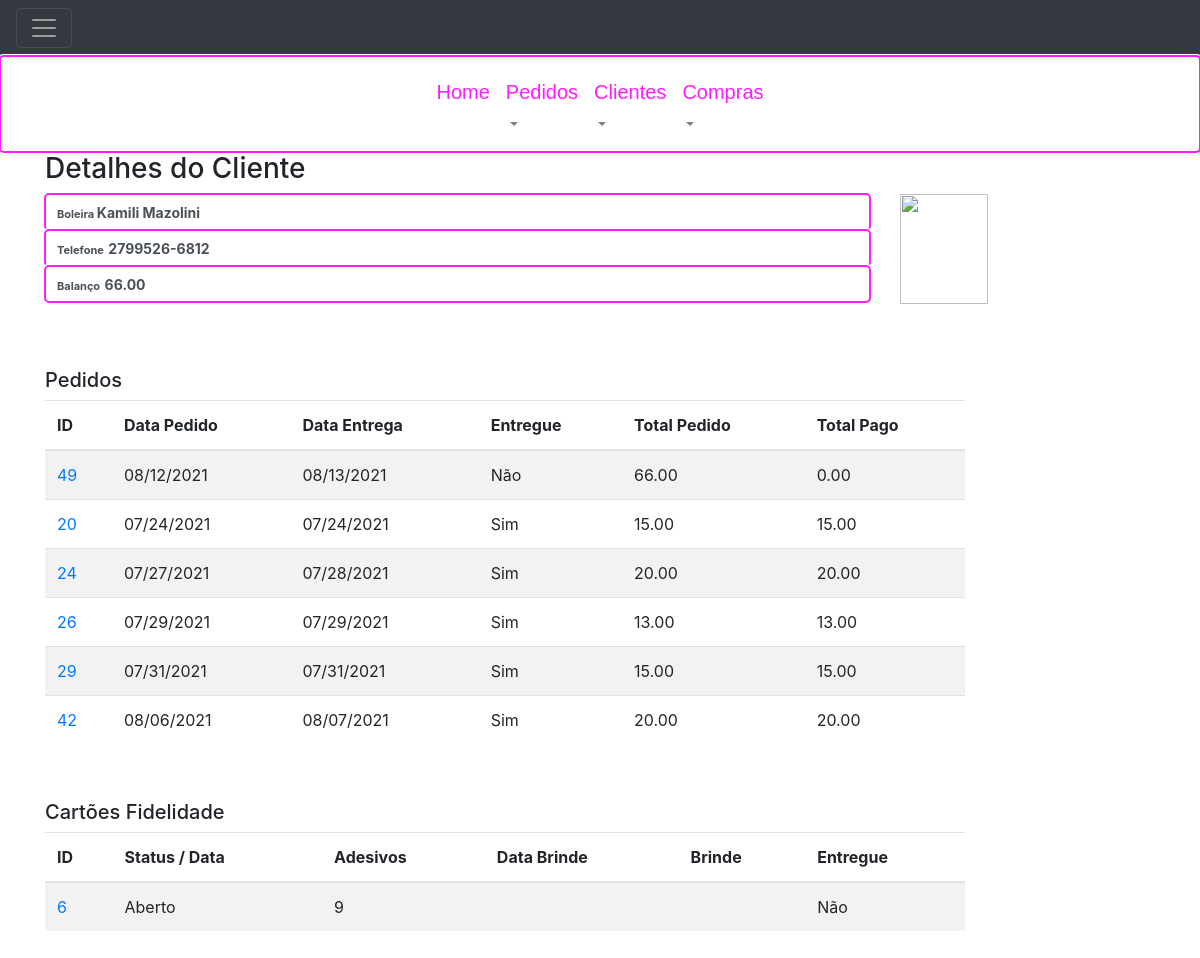
Page /clients/15/detail/ (signed in) on the committed database.
### order_control/models.py (models this page shows, shortened)
class Client (models.Model):
    createAt = models.DateTimeField(auto_now_add=True)
    name = models.CharField(max_length=255, verbose_name='Nome do Cliente')
    phone = models.CharField(max_length=15, null=True, blank=True, verbose_name='Telefone')
    picture = models.FileField(upload_to='clients/', null=True, blank=True, verbose_name='Foto de Perfil')
    balance = models.DecimalField(max_digits=8, decimal_places=2, default=0.0, verbose_name='Balanço')
    cakeMaker = models.BooleanField(default=False, verbose_name='Boleira')

class Order(models.Model):
    createdAt = models.DateTimeField(auto_now_add=True)
    deliveryAt = models.DateTimeField(null=True, blank=True, verbose_name="Entregar em")
    delivered = models.BooleanField(default=False, verbose_name="Entregue")
    description = models.TextField(max_length=255, null=True, blank=True)
    downPayment = models.DecimalField(max_digits=8, decimal_places=2, verbose_name='Entrada R$', null=True, blank=True, default=0.00)
    totalOrder = models.DecimalField(max_digits=8, decimal_places=2, verbose_name='Total Pedido R$', null=True, blank=True, default=0.00)
    totalPayment = models.DecimalField(max_digits=8, decimal_places=2, verbose_name='Total Pago R$', null=True, blank=True, default=0.00)
    client = models.ForeignKey(Client, on_delete=models.PROTECT, verbose_name='Cliente')

class LoyatyCard(models.Model):
    createdAt = models.DateTimeField(auto_now_add=True)
    adhesiveCount = models.IntegerField(null=True, blank=True, default=0)
    finishedAt = models.DateTimeField(null=True, blank=True, default=None)
    giftDate = models.DateTimeField(null=True,  blank=True)
    giftTopOfCake = models.ForeignKey(BoxTop, on_delete=models.PROTECT, null=True, blank=True)
    client = models.ForeignKey(Client, on_delete=models.PROTECT)
    isDelivered = models.BooleanField(default=False, verbose_name="Está entregue?")

### order_control/views.py (the view)
# urls.py: path('clients/<int:id>/detail/', views.client_details, name='client_detail'),
@login_required(login_url=reverse_lazy('order_control:login'))
def client_details(request, id):
    client = Client.objects.get(id=id)
    order = Order.objects.filter(client=client).order_by('delivered', 'deliveryAt')
    loyatyCard = LoyatyCard.objects.filter(client=client).order_by('finishedAt', 'giftDate')
    return render(request, 'order_control/client/detail.html', {'client': client, 'orders': order, 'loyatyCards':loyatyCard})

### templates/order_control/client/detail.html (shortened to what this page needs)
{% extends "layout.html" %}
{% block content %}
    <div class="container">
        <h3> Detalhes do Cliente </h3>
       <div id="hideDescription">
            <div class="form-group">
                <div class="row">
                    <div  id="head" class="col-sm-9" >
                        <div class='form-control'>
                            <span class='label label-default' style='font-size:11px;'>
                                <strong>
                                    {% if client.cakeMaker%}
                                        Boleira
                                    {% else %}
                                        cliente
                                    {% endif %}
                                </strong>
                            </span>
                            <span class='label label-default' style='font-size:14px;'  ><strong>{{ client.name }}</strong></span>
                        </div>
                        <div class='form-control'>
                            <span class='label label-default' style='font-size:11px;'><strong>Telefone</strong></span>
                            <span class='label label-default' style='font-size:14px;' ><strong>{{ client.phone }}</strong></span>
                        </div>
                        <div class='form-control'>
                            <span class='label label-default' style='font-size:11px;'><strong>Balanço</strong></span>
                            <span class='label label-default' style='font-size:14px;' ><strong>{{ client.balance }}</strong></span>
                        </div>
                    </div>
                    <div id="photo" class="col-sm-3">
                        <img src='{{ MEDIA_URL}}{{ client.picture }}' width="88" height="110">
                    </div>
                </div>
            </div>
            <div class="form-group">
                <h5>Pedidos</h5>
                <div class="row">
                    <div  class="col-sm-10" >
                        <table class="table table-striped table-hover">
                            <thead>
                            <tr>
                                <th>ID</th>
                                <th>Data Pedido</th>
                                <th>Data Entrega</th>
                                <th>Entregue</th>
                                <th>Total Pedido</th>
                                <th>Total Pago</th>
                            </tr>
                            </thead>
                            <tbody>
                            {% for order in orders %}
                                <tr>
                                    <td><a href="{% url 'order_control:order_detail'  order.id %}"> {{ order.id }} </a></td>
                                    <td>{{ order.createdAt|date:"SHORT_DATE_FORMAT" }}</td>
                                    <td>{{ order.deliveryAt|date:"SHORT_DATE_FORMAT" }}</td>
                                    <td>{% if order.delivered %}
                                            Sim
                                        {% else %}
                                            Não
                                        {% endif %}
                                    </td>
                                    <td>{{ order.totalOrder }}</td>
                                    <td>{{ order.totalPayment }}</td>
                                </tr>
                            {% endfor %}
                            </tbody>
                        </table>
                    </div>
                </div>
            </div>
           {% if loyatyCards %}
               <div class="form-group">
                   <h5>Cartões Fidelidade</h5>
                    <div class="row">
                        <div  class="col-sm-10" >
                            <table class="table table-striped table-hover">
                                <thead>
                                <tr>
                                    <th>ID</th>
                                    <th>Status / Data</th>
                                    <th>Adesivos</th>
                                    <th>Data Brinde</th>
                                    <th>Brinde</th>
                                    <th>Entregue</th>
                                </tr>
                                </thead>
                                <tbody>
                                {% for loyatyCard in loyatyCards %}
                                    <tr>
                                        <td><a href="{% url 'order_control:loyatyCard_details'  loyatyCard.id %}"> {{ loyatyCard.id }} </a></td>
                                        <td>{% if loyatyCard.finishedAt %}
                                                Fechado - {{ loyatyCard.finishedAt|date:"SHORT_DATE_FORMAT" }}
                                            {% else %}
                                                Aberto
                                            {% endif %}
                                        </td>
                                        <td>{{ loyatyCard.adhesiveCount }}</td>
                                        <td>
                                        </td>
                                        <td>
                                        </td>
                                        <td>{% if loyatyCard.isDelivered %}
                                                Sim
                                            {% else %} Não
                                            {% endif %}
                                        </td>
                                    </tr>
                                {% endfor %}
                                </tbody>
                            </table>
                        </div>
                    </div>
               </div>
           {% endif %}
        </div>
    </div>
{% endblock %}

### static/order_control/css/style.css (style rules this page uses)
.form-control, .form-control:focus { box-shadow: 0 0 0 0 rgba(255, 255, 255, 0); border: rgba(255, 255, 255, 0); outline: #fe1bfcff auto 5px ; }

### rows in the picture
Client: name "Kamili Mazolini", phone "2799526-6812", balance "66.00"
Order: id "49", createdAt "08/12/2021", deliveryAt "08/13/2021", delivered "Não", totalOrder "66.00", totalPayment "0.00"
Order: id "20", createdAt "07/24/2021", deliveryAt "07/24/2021", delivered "Sim", totalOrder "15.00", totalPayment "15.00"
Order: id "24", createdAt "07/27/2021", deliveryAt "07/28/2021", delivered "Sim", totalOrder "20.00", totalPayment "20.00"
Order: id "26", createdAt "07/29/2021", deliveryAt "07/29/2021", delivered "Sim", totalOrder "13.00", totalPayment "13.00"
Order: id "29", createdAt "07/31/2021", deliveryAt "07/31/2021", delivered "Sim", totalOrder "15.00", totalPayment "15.00"
Order: id "42", createdAt "08/06/2021", deliveryAt "08/07/2021", delivered "Sim", totalOrder "20.00", totalPayment "20.00"
LoyatyCard: id "6", shows "Aberto", adhesiveCount "9", isDelivered "Não"
